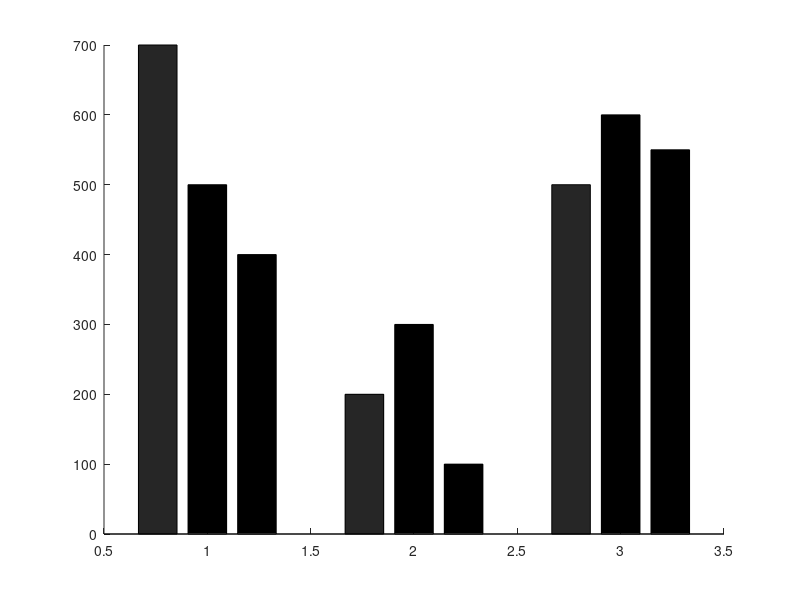

Write the MATLAB code that produced this figure. (Note: this script raises an error after producing the figure.)
clear ; clc ; close ;


% Playing Around with Bar Charts

E1 = [ 700 500 400 ] ; 
E2 = [ 200 300 100 ] ;
E3 = [ 500 600 550 ] ; 

means = [ E1 ; E2 ; E3 ] ; 

Labels = { "E1" , "E2", "E3" } ;

ErrorE1 = [ 100 75 50 ] ; 
ErrorE2 = [ 40 55 30 ] ; 
ErrorE3 = [ 100 120 80 ] ; 

errors = [ ErrorE1 ; ErrorE2 ; ErrorE3 ] ; 

x = 1:length(Labels) ; 

% Create a figure
figure;
hold on;

% Bar chart with error bars
b = bar(x, means, 'FaceColor', 'flat');
errorbar(x, means, errors, 'k', 'LineStyle', 'none');

% % Overlay data points
% for i = 1:length(parameters)
%     x = repmat(i, length(data{i}), 1); % X locations for each data point
%     scatter(x, data{i}, 'r', 'filled', 'jitter', 'on', 'jitterAmount', 0.1);
% end